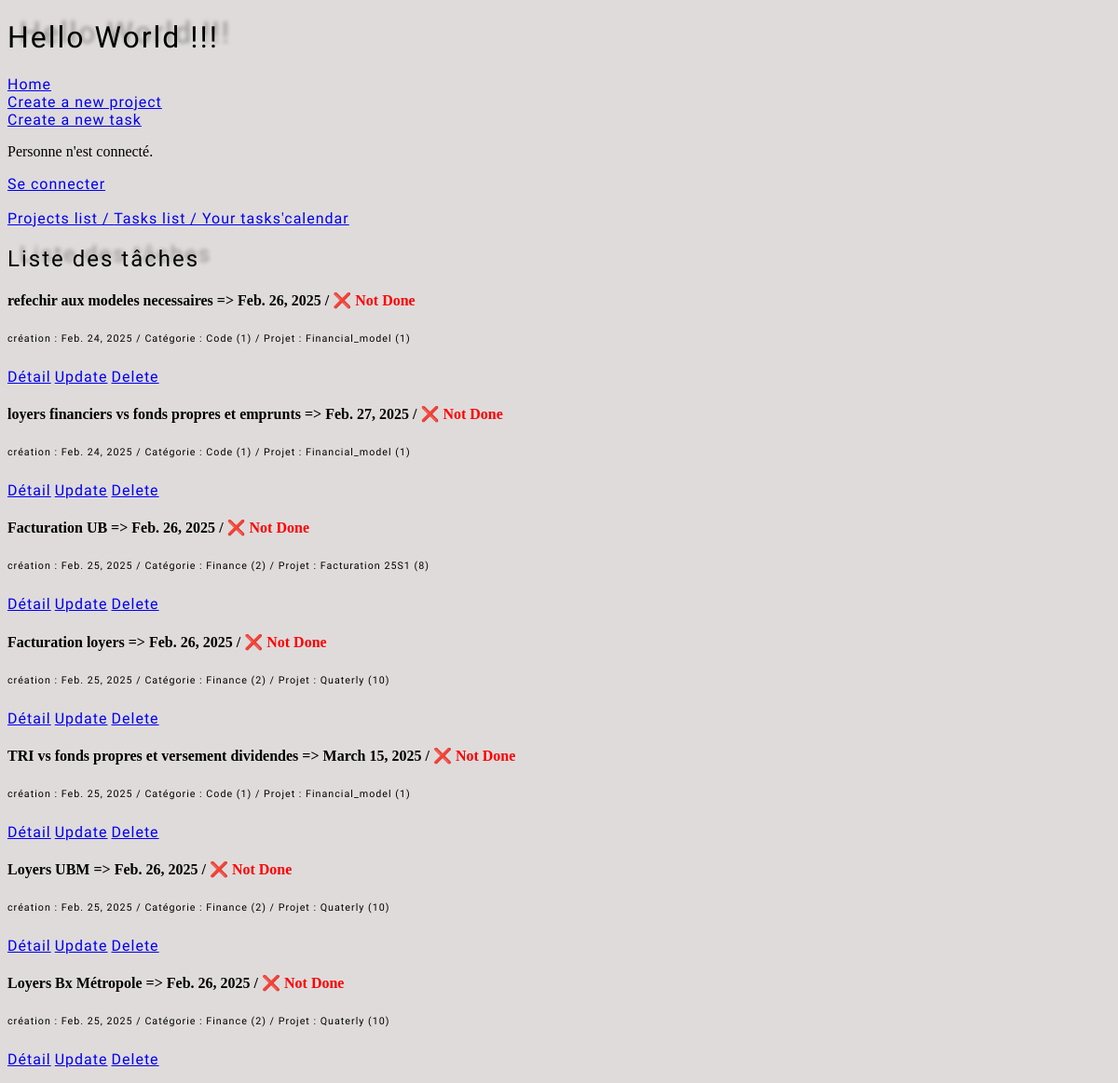
The page /todo/task_list/ on the database as committed earlier.
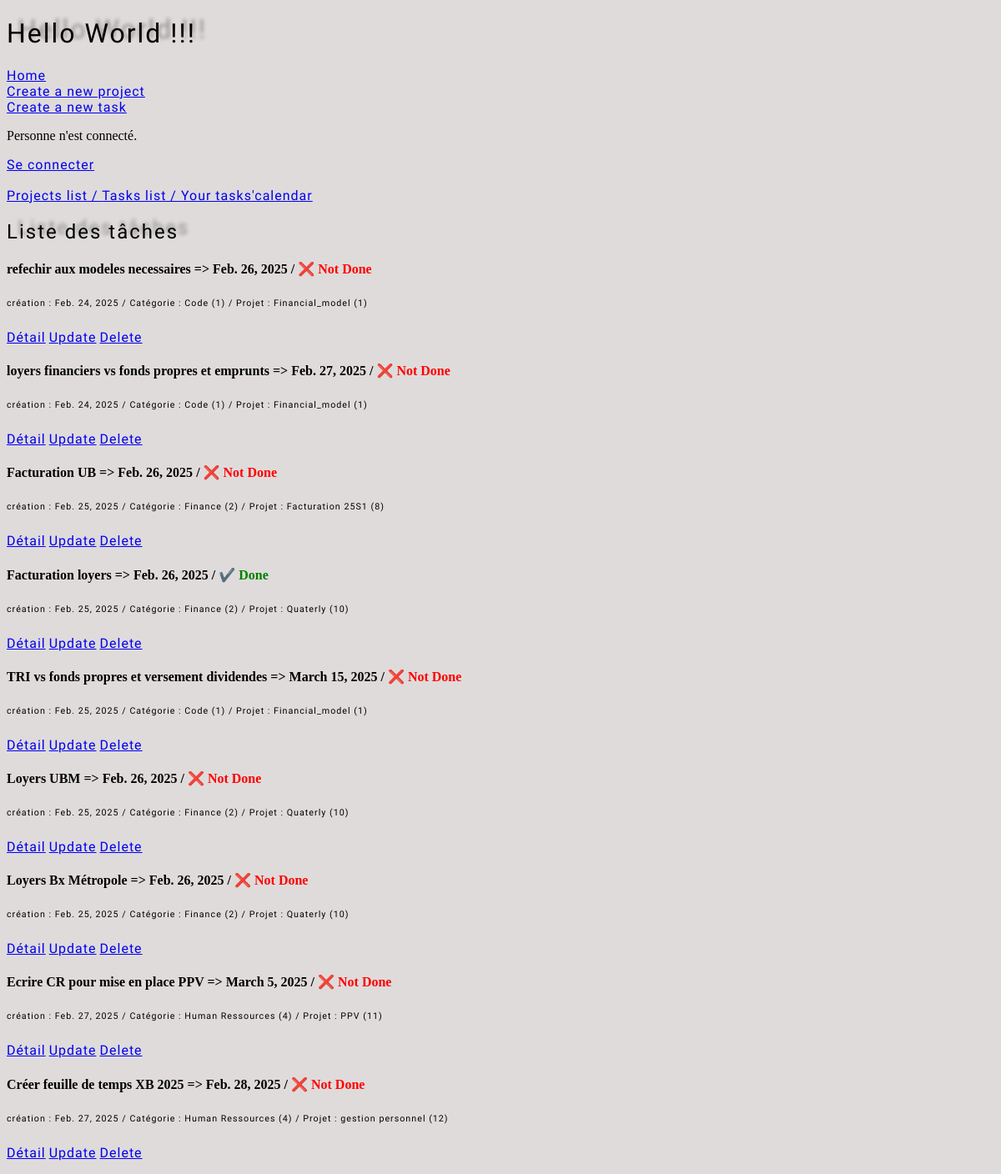
The same page on the database as committed later.
### todolist/models.py (models this page shows, shortened)
class Task(models.Model):
  category=models.ForeignKey(Category, on_delete=models.CASCADE, related_name="tasks", null=True, blank=True)
  project=models.ForeignKey(Project, on_delete=models.CASCADE, related_name="projects", null=True, blank=True)
  name=models.CharField(max_length=220, unique=True)
  slug=models.SlugField(max_length=220, unique=True, blank=True)
  target_date_task = models.DateField(default=default_target_date)
  done= models.BooleanField(default=False)
  creation_date=models.DateField(default=date.today)
  historic_target_date_task = models.JSONField(default=list, blank=True)

class Category(models.Model):
  name=models.CharField(max_length=100, unique=True)
  slug=models.SlugField(max_length=100, unique=True, blank=True)
  def __str__(self):
    return f'{self.name} ({self.pk})'

class Project(models.Model):
  name=models.CharField(max_length=100, unique=True)
  slug=models.SlugField(max_length=100, unique=True, blank=True)
  target_date_project = models.DateField(default=default_target_date)
  historic_target_date_project= models.JSONField(default=list, blank=True)
  def __str__(self):
    return f'{self.name} ({self.pk})'

### todolist/views.py (the view, shortened to what this page needs)
# urls.py: path('task_list/', TaskListView.as_view(), name='task_list'),
class TaskListView(ListView):
  model= Task
  template_name= 'todolist/task_list.html'
  form_class= TaskForm

### todolist/templates/todolist/task_list.html (shortened to what this page needs)
<!DOCTYPE html>
<html lang="en">
  {% extends 'base.html' %} {% load static %}
    {% block content %}
    <h2>Liste des tâches</h2>
    {% for task in task_list %}
    <h4>
      <tr>
        <td>{{ task.name }} => {{ task.target_date_task }} /</td>
        <td>
          {% if task.done %}
          <span class="done">✔️ Done</span>
          {% else %}
          <span class="not-done">❌ Not Done</span>
          {% endif %}
        </td>
      </tr>
    </h4>
    <h6>
      création : {{ task.creation_date }} / Catégorie : {{ task.category }} /
      Projet : {{ task.project }}
    </h6>
    <a href="{% url 'todolist:task_detail' task.slug %}">Détail</a>
    <a href="{% url 'todolist:task_update' task.slug %}">Update</a>
    <a href="{% url 'todolist:task_delete' task.slug %}">Delete</a>
    {% endfor %} {% endblock %}

Rows that differ between the two databases and show on the page:
changed Task "Facturation loyers": done "❌ Not Done" → "✔️ Done"
added Task: name "Ecrire CR pour mise en place PPV", target_date_task "March 5, 2025", done "❌ Not Done", creation_date "Feb. 27, 2025", category "Human Ressources (4)", project "PPV (11)"
added Task: name "Créer feuille de temps XB 2025", target_date_task "Feb. 28, 2025", done "❌ Not Done", creation_date "Feb. 27, 2025", category "Human Ressources (4)", project "gestion personnel (12)"
